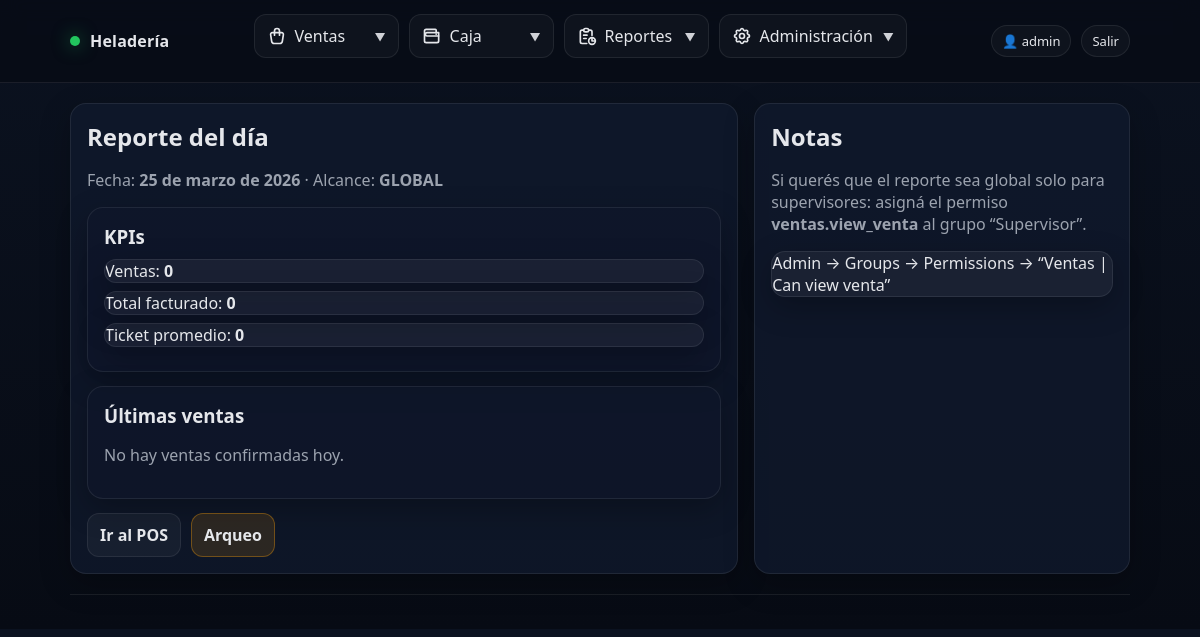
Before: /reportes/dia/ (signed in) with the older database file.
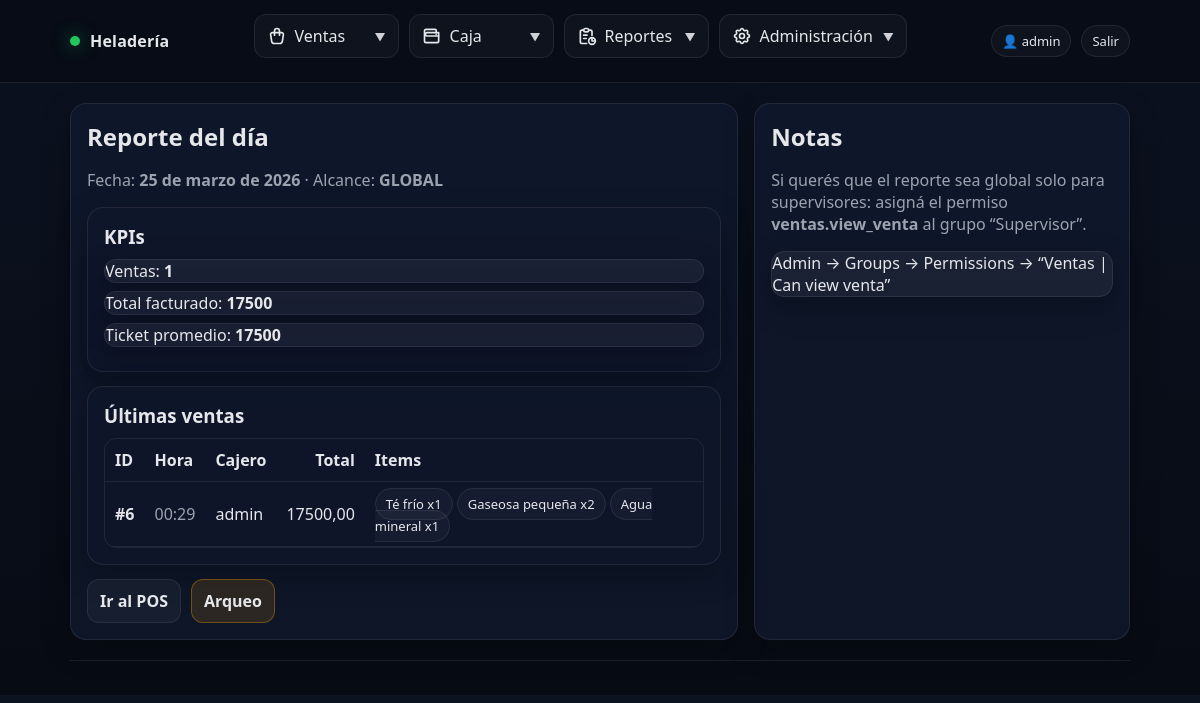
After: the same page with the newer database file.
### apps/ventas/models.py (models this page shows, shortened)
class Venta(models.Model):
    class Estado(models.TextChoices):
        CONFIRMADA = "CONFIRMADA", "Confirmada"
        ANULADA = "ANULADA", "Anulada"
    caja_sesion = models.ForeignKey(CajaSesion, on_delete=models.PROTECT, related_name="ventas")
    usuario = models.ForeignKey(settings.AUTH_USER_MODEL, on_delete=models.PROTECT, related_name="ventas")
    fecha = models.DateTimeField(auto_now_add=True)
    total = models.DecimalField(max_digits=12, decimal_places=2, default=0)
    estado = models.CharField(max_length=12, choices=Estado.choices, default=Estado.CONFIRMADA)
    class Meta:
        ordering = ["-fecha"]
        verbose_name = "Venta"
        verbose_name_plural = "Ventas"

class VentaDetalle(models.Model):
    venta = models.ForeignKey("ventas.Venta", on_delete=models.CASCADE, related_name="detalles")
    producto = models.ForeignKey("productos.Producto", on_delete=models.PROTECT)  # ✅
    cantidad = models.IntegerField()
    precio_unitario = models.DecimalField(max_digits=12, decimal_places=2)
    subtotal = models.DecimalField(max_digits=12, decimal_places=2)
    class Meta:
        verbose_name = "Detalle de Venta"
        verbose_name_plural = "Detalles de Venta"

### apps/productos/models.py (models this page shows, shortened)
class Producto(models.Model):
    categoria = models.ForeignKey(Categoria, on_delete=models.PROTECT, related_name="productos")
    nombre = models.CharField(max_length=180)
    precio = models.DecimalField(max_digits=12, decimal_places=2)
    activo = models.BooleanField(default=True)
    codigo = models.CharField(max_length=50, blank=True, null=True, unique=True)
    creado_en = models.DateTimeField(auto_now_add=True)
    actualizado_en = models.DateTimeField(auto_now=True)
    class Meta:
        ordering = ["nombre"]
        constraints = [
            models.UniqueConstraint(
                fields=["categoria", "nombre"],
                name="uq_productos_producto_categoria_nombre",
            ),
        ]
        verbose_name = "Producto"
        verbose_name_plural = "Productos"

### apps/reportes/views.py (the view)
# urls.py: path("dia/", views.reporte_dia, name="reporte_dia"),
@login_required
def reporte_dia(request):
    fecha = timezone.localdate()
    puede_ver_global = request.user.has_perm("ventas.view_venta")
    usuario_filtro = None if puede_ver_global else request.user
    kpis = resumen_ventas_del_dia(fecha=fecha, usuario=usuario_filtro)
    ventas = (
        ventas_del_dia_qs(fecha=fecha, usuario=usuario_filtro)
        .order_by("-fecha")[:50]
        .prefetch_related("detalles", "detalles__producto")
    )
    ctx = {
        "kpis": kpis,
        "ventas": ventas,
        "puede_ver_global": puede_ver_global,
    }
    return render(request, "reportes/dia.html", ctx)

### apps/reportes/selectors.py (called while the page is built)
def ventas_del_dia_qs(*, fecha=None, usuario=None):
    if fecha is None:
        fecha = timezone.localdate()
    qs = Venta.objects.filter(
        estado=Venta.Estado.CONFIRMADA,
        fecha__date=fecha,
    ).select_related("usuario", "caja_sesion")
    if usuario is not None:
        qs = qs.filter(usuario=usuario)
    return qs

def resumen_ventas_del_dia(*, fecha=None, usuario=None) -> dict:
    qs = ventas_del_dia_qs(fecha=fecha, usuario=usuario)
    agg = qs.aggregate(
        total_facturado=Sum("total"),
        cantidad_ventas=Count("id"),
    )
    total = agg["total_facturado"] or Decimal("0")
    cantidad = agg["cantidad_ventas"] or 0
    ticket_promedio = (total / cantidad) if cantidad > 0 else Decimal("0")
    return {
        "fecha": fecha or timezone.localdate(),
        "cantidad_ventas": cantidad,
        "total_facturado": total,
        "ticket_promedio": ticket_promedio,
    }

### templates/reportes/dia.html (shortened to what this page needs)
{% extends "base.html" %}
{% block content %}
  <div class="grid">
    <section class="card">
      <h1>Reporte del día</h1>
      <p class="muted">
        Fecha: <b>{{ kpis.fecha }}</b> ·
        Alcance: <b>{% if puede_ver_global %}GLOBAL{% else %}MIS VENTAS{% endif %}</b>
      </p>
      <div class="card" style="margin-top:14px;background:rgba(15,23,42,.55)">
        <h3>KPIs</h3>
        <div class="msg">Ventas: <b>{{ kpis.cantidad_ventas }}</b></div>
        <div class="msg">Total facturado: <b>{{ kpis.total_facturado }}</b></div>
        <div class="msg">Ticket promedio: <b>{{ kpis.ticket_promedio }}</b></div>
      </div>
      <div class="card" style="margin-top:14px;background:rgba(15,23,42,.55)">
        <h3>Últimas ventas</h3>
        {% if ventas %}
          <div style="overflow:auto;border:1px solid var(--border);border-radius:12px">
            <table style="width:100%;border-collapse:collapse">
              <thead>
                <tr>
                  <th style="text-align:left;padding:10px;border-bottom:1px solid var(--border)">ID</th>
                  <th style="text-align:left;padding:10px;border-bottom:1px solid var(--border)">Hora</th>
                  <th style="text-align:left;padding:10px;border-bottom:1px solid var(--border)">Cajero</th>
                  <th style="text-align:right;padding:10px;border-bottom:1px solid var(--border)">Total</th>
                  <th style="text-align:left;padding:10px;border-bottom:1px solid var(--border)">Items</th>
                </tr>
              </thead>
              <tbody>
                {% for v in ventas %}
                  <tr>
                    <td style="padding:10px;border-bottom:1px solid var(--border)"><b>#{{ v.id }}</b></td>
                    <td style="padding:10px;border-bottom:1px solid var(--border)" class="muted">{{ v.fecha|date:"H:i" }}</td>
                    <td style="padding:10px;border-bottom:1px solid var(--border)">{{ v.usuario.username }}</td>
                    <td style="padding:10px;border-bottom:1px solid var(--border);text-align:right">{{ v.total }}</td>
                    <td style="padding:10px;border-bottom:1px solid var(--border)">
                      {% for d in v.detalles.all %}
                        <span class="pill">{{ d.producto.nombre }} x{{ d.cantidad }}</span>
                      {% endfor %}
                    </td>
                  </tr>
                {% endfor %}
              </tbody>
            </table>
          </div>
        {% else %}
          <p class="muted">No hay ventas confirmadas hoy.</p>
        {% endif %}
      </div>
      <div class="row" style="margin-top:14px">
        <a class="btn" href="{% url 'ventas:pos' %}">Ir al POS</a>
        <a class="btn warn" href="{% url 'caja:arqueo' %}">Arqueo</a>
      </div>
    </section>
    <aside class="card">
      <h2>Notas</h2>
      <p class="muted">
        Si querés que el reporte sea global solo para supervisores:
        asigná el permiso <b>ventas.view_venta</b> al grupo “Supervisor”.
      </p>
      <div class="msg">Admin → Groups → Permissions → “Ventas | Can view venta”</div>
    </aside>
  </div>
{% endblock %}

### templates/base.html (shortened to what this page needs)
{% load static %}
<!DOCTYPE html>
<html lang="es">
  <head>
    <link rel="stylesheet" href="{% static 'css/styles.css' %}" />
  </head>
  <body>
    <header class="topbar">
      <div class="inner">
        <div class="brand">
          <span class="dot"></span>
          <span>Heladería</span>
        </div>
        <nav class="nav">
          <div class="nav-group">
            <button type="button" class="nav-toggle">
              <span class="nav-toggle-content">
                <span>Ventas</span>
              </span>
              <span class="caret">▼</span>
            </button>
          </div>
          <div class="nav-group">
            <button type="button" class="nav-toggle">
              <span class="nav-toggle-content">
                <span>Caja</span>
              </span>
              <span class="caret">▼</span>
            </button>
          </div>
          <div class="nav-group">
            <button type="button" class="nav-toggle">
              <span class="nav-toggle-content">
                <span>Reportes</span>
              </span>
              <span class="caret">▼</span>
            </button>
          </div>
          <div class="nav-group">
            <button type="button" class="nav-toggle">
              <span class="nav-toggle-content">
                <span>Administración</span>
              </span>
              <span class="caret">▼</span>
            </button>
          </div>
        </nav>
        <div class="userbox">
          {% if request.user.is_authenticated %}
          <span class="pill">👤 {{ request.user.username }}</span>
          <a class="pill" href="/admin/logout/">Salir</a>
          {% else %}
          <a class="pill" href="/admin/login/">Ingresar</a>
          {% endif %}
        </div>
      </div>
    </header>
    <main class="container">
      {% block content %}{% endblock %}
      <div class="footer"></div>
    </main>
  </body>
</html>

### static/css/styles.css (style rules this page uses)
:root { --bg: #0b1220; --panel: #111a2e; --panel-2: #0f172a; --text: #e5e7eb; --muted: #9ca3af; --brand: #22c55e; --danger: #ef4444; --warn: #f59e0b; --border: rgba(255, 255, 255, 0.08); }
* { box-sizing: border-box; }
body { margin: 0; font-family: system-ui, -apple-system, Segoe UI, Roboto, Ubuntu, Cantarell, Helvetica, Arial, sans-serif; background: linear-gradient(180deg, var(--bg), #070b14); color: var(--text); }
a { color: inherit; text-decoration: none; }
.container { max-width: 1100px; margin: 0 auto; padding: 20px; }
.topbar { position: sticky; top: 0; z-index: 100; background: rgba(7, 11, 20, 0.75); backdrop-filter: blur(10px); border-bottom: 1px solid var(--border); }
.topbar .inner { max-width: 1100px; margin: 0 auto; display: flex; align-items: center; justify-content: space-between; gap: 16px; padding: 14px 20px; }
.brand { display: flex; align-items: center; gap: 10px; font-weight: 700; letter-spacing: 0.2px; white-space: nowrap; }
.dot { width: 10px; height: 10px; border-radius: 999px; background: var(--brand); box-shadow: 0 0 18px rgba(34, 197, 94, 0.6); }
.nav { display: flex; align-items: center; gap: 10px; flex-wrap: wrap; justify-content: center; flex: 1; }
.nav-group { position: relative; }
.nav-toggle { display: flex; align-items: center; justify-content: space-between; gap: 10px; min-width: 145px; padding: 10px 12px; border: 1px solid var(--border); border-radius: 12px; background: rgba(255, 255, 255, 0.03); color: var(--text); font: inherit; cursor: pointer; transition: border-color 0.2s ease, background 0.2s ease; }
.nav-toggle-content { display: flex; align-items: center; gap: 8px; }
.caret { font-size: 11px; opacity: 0.9; }
.nav-group { position: relative; padding-bottom: 10px; }
.icon { flex-shrink: 0; }
.userbox { font-size: 14px; color: var(--muted); display: flex; align-items: center; gap: 10px; white-space: nowrap; }
.pill { padding: 6px 10px; border-radius: 999px; border: 1px solid var(--border); background: rgba(255, 255, 255, 0.03); color: var(--text); font-size: 13px; }
.grid { display: grid; grid-template-columns: 1.6fr 0.9fr; gap: 16px; }
.card { border: 1px solid var(--border); background: rgba(17, 26, 46, 0.75); border-radius: 16px; padding: 16px; box-shadow: 0 10px 30px rgba(0, 0, 0, 0.25); }
.card h1, .card h2, .card h3 { margin: 0 0 10px 0; }
.muted { color: var(--muted); }
.row { display: flex; gap: 10px; flex-wrap: wrap; align-items: center; }
.btn { cursor: pointer; border: 1px solid var(--border); background: rgba(255, 255, 255, 0.04); color: var(--text); padding: 10px 12px; border-radius: 12px; font-weight: 600; }
.btn.warn { background: rgba(245, 158, 11, 0.13); border-color: rgba(245, 158, 11, 0.35); }
.msg { padding: 10px 12px; border-radius: 12px; border: 1px solid var(--border); background: rgba(255, 255, 255, 0.03); margin-bottom: 8px; }
.footer { margin-top: 20px; color: var(--muted); font-size: 13px; border-top: 1px solid var(--border); padding-top: 14px; }
.msg { padding: 0; border-radius: 14px; border: 1px solid var(--border); background: rgba(255, 255, 255, 0.05); color: var(--text); box-shadow: 0 10px 30px rgba(0, 0, 0, 0.25); animation: slideInToast 0.25s ease; overflow: hidden; }

Changed rows visible on the page:
added Venta: id "6", fecha "00:29", usuario.username "admin", total "17500,00"
added VentaDetalle: producto.nombre "Té frío", cantidad "1"
added VentaDetalle: producto.nombre "Gaseosa pequeña", cantidad "2"
added VentaDetalle: producto.nombre "Agua mineral", cantidad "1"
Other visible differences:
{{ kpis.cantidad_ventas }}: "0" → "1"
{{ kpis.total_facturado }}: "0" → "17500"
{{ kpis.ticket_promedio }}: "0" → "17500"
text no longer shown: "No hay ventas confirmadas hoy."
text now shown: "ID Hora Cajero Total Items"
